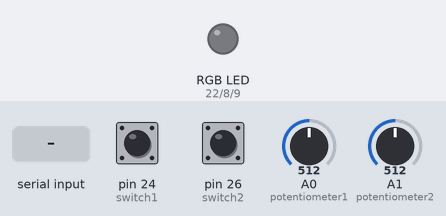
This sketch was run on a simulated Arduino Mega 2560, built with avr-gcc and run on an emulated ATmega2560. Parts: an RGB LED mixed from three pins (HIGH = lit). Dashed ring = blinking. The inputs (shaded band) are chosen by the test bench; at power-on: A0 (potentiometer1) = 512, pin 24 (switch1) LOW, pin 26 (switch2) LOW, A1 (potentiometer2) = 512. Dim RGB values are drawn brighter than linear; what the sketch prints to the serial monitor is not drawn.

Above: at 1.2 s.
1.3 s: "1\n" received over Serial
At 2.3 s:
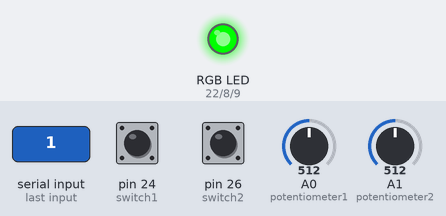
4.3 s: "2\n" received over Serial
At 5.33 s:
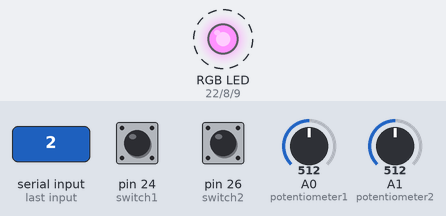
7.3 s: "1\n" received over Serial
At 8.5 s:
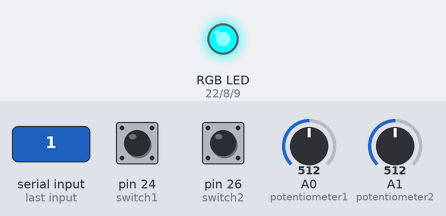
10.3 s: "2\n" received over Serial
At 11.05 s:
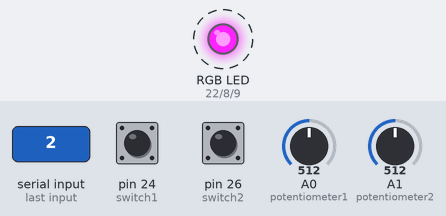
13.3 s: A0 (potentiometer1) set to 1010
16.3 s: pin 24 (switch1) pulled HIGH for 1 s
At 16.78 s:
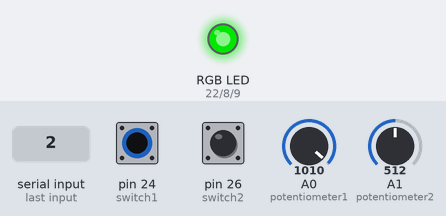
Timing chart, 0 to 23.5 s (numbered marks = the images above; inputs shaded):
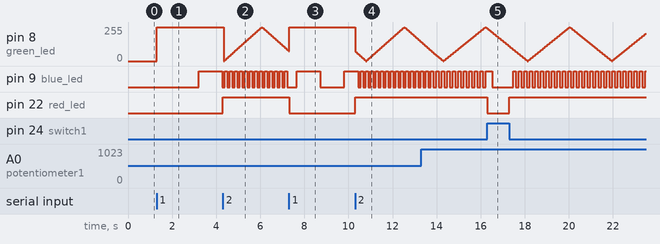

Measured:
- after the input at 1.3 s, pin 8 (green_led): 0/255 → 255/255 at once; pin 9 (blue_led): LOW → HIGH after 1.9 s, → LOW 1.1 s later
- after the input at 4.3 s, pin 22 (red_led): LOW → HIGH at once
- after the input at 7.3 s, pin 22 (red_led): HIGH → LOW at once
- after the input at 10.3 s, pin 22 (red_led): LOW → HIGH at once
- after the input at 16.3 s, pin 22 (red_led): HIGH → LOW at once, → HIGH 1.0 s later

The sketch:

Design_01A.ino
```cpp
int red_led = 22;
int blue_led = 9;
int green_led = 8;

int potentiometer1 = A0;
int potentiometer2 = A1;

int switch1 = 24;
int switch2 = 26;

int brightness = 0;    // how bright the LED is
int fadeAmount = 5;    // how many points to fade the LED by

int counter = 0;
int delay_time = 5;

int prev_state = 0;
int curr_state = 0;

void setup()
{
  Serial.begin(9600);

  pinMode(red_led, OUTPUT);
  pinMode(blue_led, OUTPUT);
  pinMode(green_led, OUTPUT);

  pinMode(switch1, INPUT);
  pinMode(switch2, INPUT);

  pinMode(potentiometer1, INPUT);
  pinMode(potentiometer2, INPUT);

}

void loop()
{

  Serial.println(analogRead(A0));

  if (Serial.available() > 0)
  {
    int temp_state = Serial.read() - '0';
    //Serial.println(temp_state, DEC);

    if (curr_state !=  temp_state)
    {
      if (temp_state == 0 || temp_state == 1)
      {
         prev_state = curr_state;
         curr_state = temp_state;
      }

      if (curr_state == 1 and temp_state == 2)
      {
         prev_state = curr_state;
         curr_state = temp_state;
      }

      if (curr_state == 1 and temp_state == 3)
      {
         prev_state = curr_state;
         curr_state = temp_state;
      }

      if (curr_state == 1 and temp_state == 4)
      {
         prev_state = curr_state;
         curr_state = temp_state;
      }
    }
  }

  counter ++;
  if (counter > 1000)
    counter == 0;

  //Serial.println(curr_state, DEC);

  switch (curr_state)
  {
    case 0:
      off();
      break;
    case 1:
      on();
      break;
    case 2:
      run();
      break;
    case 3:
      sleep();
      break;
    case 4:
      diagnostics();
      break;
    default:
      off();
      break;
  }

  delay(delay_time);

}


void blink(int pin, int period)
{
    if (counter % (period / delay_time) == 0)
     digitalWrite(pin, HIGH);

    if (counter % (2 * (period / delay_time)) == 0)
      digitalWrite(pin, LOW);
}


void analog_blink(int pin, int period, int bright)
{
    if (counter % (period / delay_time) == 0)
     analogWrite(pin, bright);

    if (counter % (2 * (period / delay_time)) == 0)
      digitalWrite(pin, LOW);
}


void fade(int pin, int period)
{
  if (counter % (period / delay_time) == 0)
  {
    analogWrite(pin, brightness);
    brightness = brightness + fadeAmount;
    if (brightness <= 0 || brightness >= 255)
    {
      fadeAmount = -fadeAmount;
    }
  }
}


void on()
{
    digitalWrite(green_led, HIGH);
    blink (blue_led, 1000);
    digitalWrite(red_led, LOW);
}


void off ()
{
   digitalWrite(red_led, LOW);
   digitalWrite(blue_led, LOW);
   digitalWrite(green_led, LOW);
}


void run ()
{
  fade(green_led, 30);

  int pot_speed = (analogRead(potentiometer1) + 1) / 1.5;
  if (pot_speed == 0)
    pot_speed = 1000;
  int pot_bright = (analogRead(potentiometer2) + 1) / 3;

  if(digitalRead(switch1) == LOW)
  {
    blink(blue_led, 100);
    if (digitalRead(switch2) == LOW)
    {
      digitalWrite(red_led, HIGH);
    }
    else
    {
      digitalWrite(red_led, LOW);
    }
  }

  else
  {
    analog_blink(blue_led,pot_speed,pot_bright);
    digitalWrite(red_led, LOW);
  }
}

void sleep ()
{
  blink (green_led, 100);
  digitalWrite(blue_led, LOW);
}


void diagnostics ()
{
  blink (green_led, 1000);
  digitalWrite(blue_led, LOW);
}
```
